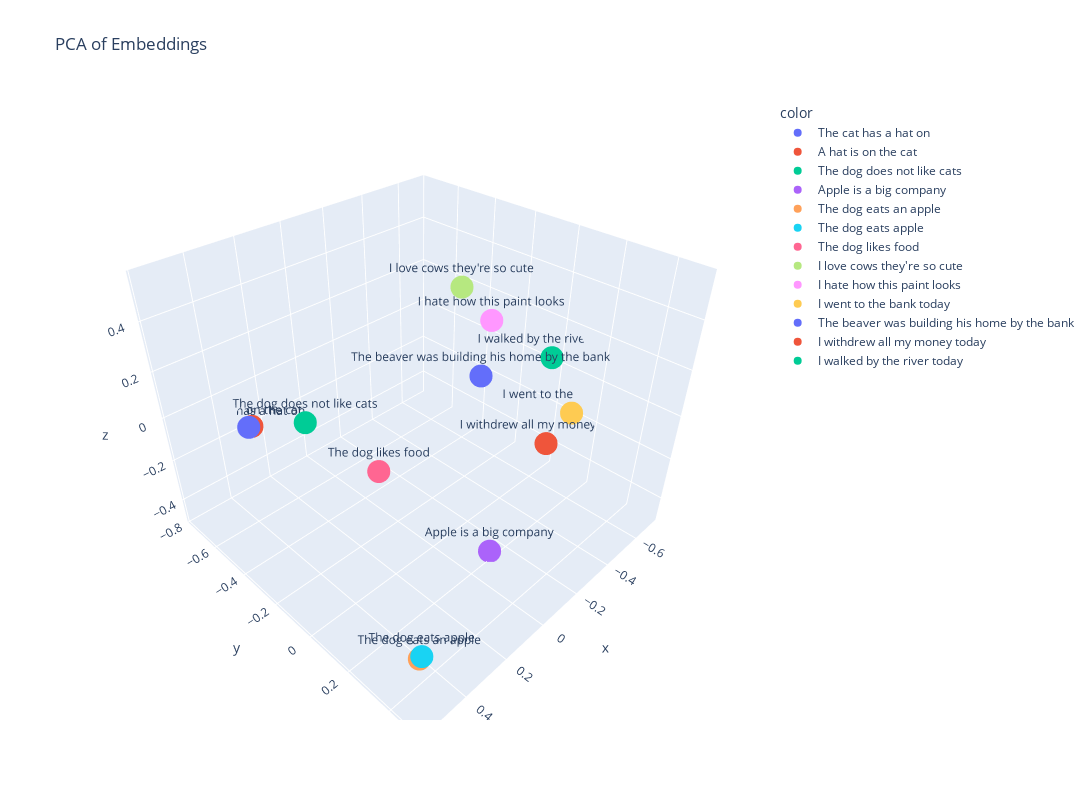

The code cell stored with this chart in its notebook:
### Markdown cell above
PCA (Principal Component Analysis) is a dimensionality reduction technique that is performed by finding components that capture the most variance in a dataset. In the sample data provided above, PCA might help to capture variability and visualize sentences that are super similar or super different. Usually a few of the principal components capture the most variance in a dataset so in this case, 3 components was chosen as it captures most of the variance in the dataset.

### Code cell
model = SentenceTransformer('all-MiniLM-L12-v2')
embeddings = model.encode(sample_sentences)
pca = PCA(n_components=3)
pca_result = pca.fit_transform(embeddings)

fig = px.scatter_3d(
    x=pca_result[:,0], y=pca_result[:,1], z=pca_result[:,2],
    color=sample_sentences, text=sample_sentences,
    title="PCA of Embeddings"
)
fig.update_layout(width=1200, height=800)  
fig.show()

### Figure 1 — Plotly figure (JSON) as saved in the notebook; plotly's stock layout.template omitted (floating-point values rounded to 4 significant figures)
{"data": [{"hovertemplate": "color=The cat has a hat on<br>x=%{x}<br>y=%{y}<br>z=%{z}<br>text=%{text}<extra></extra>", "legendgroup": "The cat has a hat on", "marker": {"color": "#636efa", "symbol": "circle"}, "mode": "markers+text", "name": "The cat has a hat on", "scene": "scene", "showlegend": true, "text": ["The cat has a hat on"], "type": "scatter3d", "x": [0.2971], "y": [-0.7461], "z": [-0.173]}, {"hovertemplate": "color=A hat is on the cat<br>x=%{x}<br>y=%{y}<br>z=%{z}<br>text=%{text}<extra></extra>", "legendgroup": "A hat is on the cat", "marker": {"color": "#EF553B", "symbol": "circle"}, "mode": "markers+text", "name": "A hat is on the cat", "scene": "scene", "showlegend": true, "text": ["A hat is on the cat"], "type": "scatter3d", "x": [0.2733], "y": [-0.7625], "z": [-0.1894]}, {"hovertemplate": "color=The dog does not like cats<br>x=%{x}<br>y=%{y}<br>z=%{z}<br>text=%{text}<extra></extra>", "legendgroup": "The dog does not like cats", "marker": {"color": "#00cc96", "symbol": "circle"}, "mode": "markers+text", "name": "The dog does not like cats", "scene": "scene", "showlegend": true, "text": ["The dog does not like cats"], "type": "scatter3d", "x": [0.4243], "y": [-0.1577], "z": [0.2204]}, {"hovertemplate": "color=Apple is a big company<br>x=%{x}<br>y=%{y}<br>z=%{z}<br>text=%{text}<extra></extra>", "legendgroup": "Apple is a big company", "marker": {"color": "#ab63fa", "symbol": "circle"}, "mode": "markers+text", "name": "Apple is a big company", "scene": "scene", "showlegend": true, "text": ["Apple is a big company"], "type": "scatter3d", "x": [-0.1116], "y": [0.1901], "z": [-0.4871]}, {"hovertemplate": "color=The dog eats an apple<br>x=%{x}<br>y=%{y}<br>z=%{z}<br>text=%{text}<extra></extra>", "legendgroup": "The dog eats an apple", "marker": {"color": "#FFA15A", "symbol": "circle"}, "mode": "markers+text", "name": "The dog eats an apple", "scene": "scene", "showlegend": true, "text": ["The dog eats an apple"], "type": "scatter3d", "x": [0.5668], "y": [0.4926], "z": [-0.2056]}, {"hovertemplate": "color=The dog eats apple<br>x=%{x}<br>y=%{y}<br>z=%{z}<br>text=%{text}<extra></extra>", "legendgroup": "The dog eats apple", "marker": {"color": "#19d3f3", "symbol": "circle"}, "mode": "markers+text", "name": "The dog eats apple", "scene": "scene", "showlegend": true, "text": ["The dog eats apple"], "type": "scatter3d", "x": [0.5608], "y": [0.4963], "z": [-0.1967]}, {"hovertemplate": "color=The dog likes food<br>x=%{x}<br>y=%{y}<br>z=%{z}<br>text=%{text}<extra></extra>", "legendgroup": "The dog likes food", "marker": {"color": "#FF6692", "symbol": "circle"}, "mode": "markers+text", "name": "The dog likes food", "scene": "scene", "showlegend": true, "text": ["The dog likes food"], "type": "scatter3d", "x": [0.456], "y": [0.2219], "z": [0.2648]}, {"hovertemplate": "color=I love cows they're so cute<br>x=%{x}<br>y=%{y}<br>z=%{z}<br>text=%{text}<extra></extra>", "legendgroup": "I love cows they're so cute", "marker": {"color": "#B6E880", "symbol": "circle"}, "mode": "markers+text", "name": "I love cows they're so cute", "scene": "scene", "showlegend": true, "text": ["I love cows they're so cute"], "type": "scatter3d", "x": [-0.1204], "y": [-0.004253], "z": [0.5529]}, {"hovertemplate": "color=I hate how this paint looks<br>x=%{x}<br>y=%{y}<br>z=%{z}<br>text=%{text}<extra></extra>", "legendgroup": "I hate how this paint looks", "marker": {"color": "#FF97FF", "symbol": "circle"}, "mode": "markers+text", "name": "I hate how this paint looks", "scene": "scene", "showlegend": true, "text": ["I hate how this paint looks"], "type": "scatter3d", "x": [-0.1715], "y": [0.08405], "z": [0.4472]}, {"hovertemplate": "color=I went to the bank today<br>x=%{x}<br>y=%{y}<br>z=%{z}<br>text=%{text}<extra></extra>", "legendgroup": "I went to the bank today", "marker": {"color": "#FECB52", "symbol": "circle"}, "mode": "markers+text", "name": "I went to the bank today", "scene": "scene", "showlegend": true, "text": ["I went to the bank today"], "type": "scatter3d", "x": [-0.7089], "y": [0.0996], "z": [-0.1842]}, {"hovertemplate": "color=The beaver was building his home by the bank<br>x=%{x}<br>y=%{y}<br>z=%{z}<br>text=%{text}<extra></extra>", "legendgroup": "The beaver was building his home by the bank", "marker": {"color": "#636efa", "symbol": "circle"}, "mode": "markers+text", "name": "The beaver was building his home by the bank", "scene": "scene", "showlegend": true, "text": ["The beaver was building his home by the bank"], "type": "scatter3d", "x": [-0.2518], "y": [-0.01528], "z": [0.1526]}, {"hovertemplate": "color=I withdrew all my money today<br>x=%{x}<br>y=%{y}<br>z=%{z}<br>text=%{text}<extra></extra>", "legendgroup": "I withdrew all my money today", "marker": {"color": "#EF553B", "symbol": "circle"}, "mode": "markers+text", "name": "I withdrew all my money today", "scene": "scene", "showlegend": true, "text": ["I withdrew all my money today"], "type": "scatter3d", "x": [-0.579], "y": [0.07905], "z": [-0.2832]}, {"hovertemplate": "color=I walked by the river today<br>x=%{x}<br>y=%{y}<br>z=%{z}<br>text=%{text}<extra></extra>", "legendgroup": "I walked by the river today", "marker": {"color": "#00cc96", "symbol": "circle"}, "mode": "markers+text", "name": "I walked by the river today", "scene": "scene", "showlegend": true, "text": ["I walked by the river today"], "type": "scatter3d", "x": [-0.6351], "y": [0.02221], "z": [0.08115]}], "layout": {"height": 800, "legend": {"title": {"text": "color"}, "tracegroupgap": 0}, "scene": {"domain": {"x": [0, 1], "y": [0, 1]}, "xaxis": {"title": {"text": "x"}}, "yaxis": {"title": {"text": "y"}}, "zaxis": {"title": {"text": "z"}}}, "title": {"text": "PCA of Embeddings"}, "width": 1200}}
